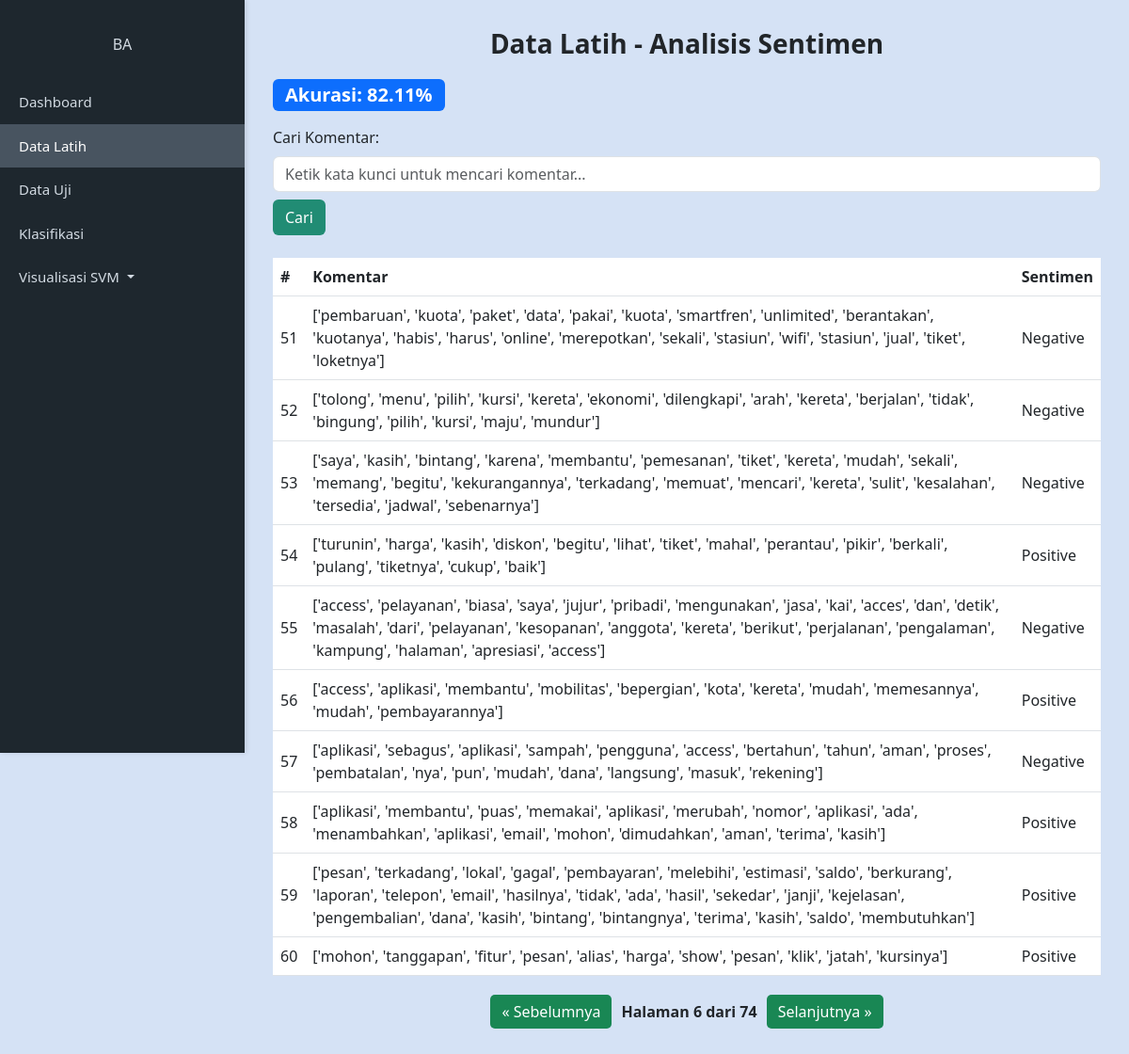
/?page=6, run on an earlier commit of the app's database.
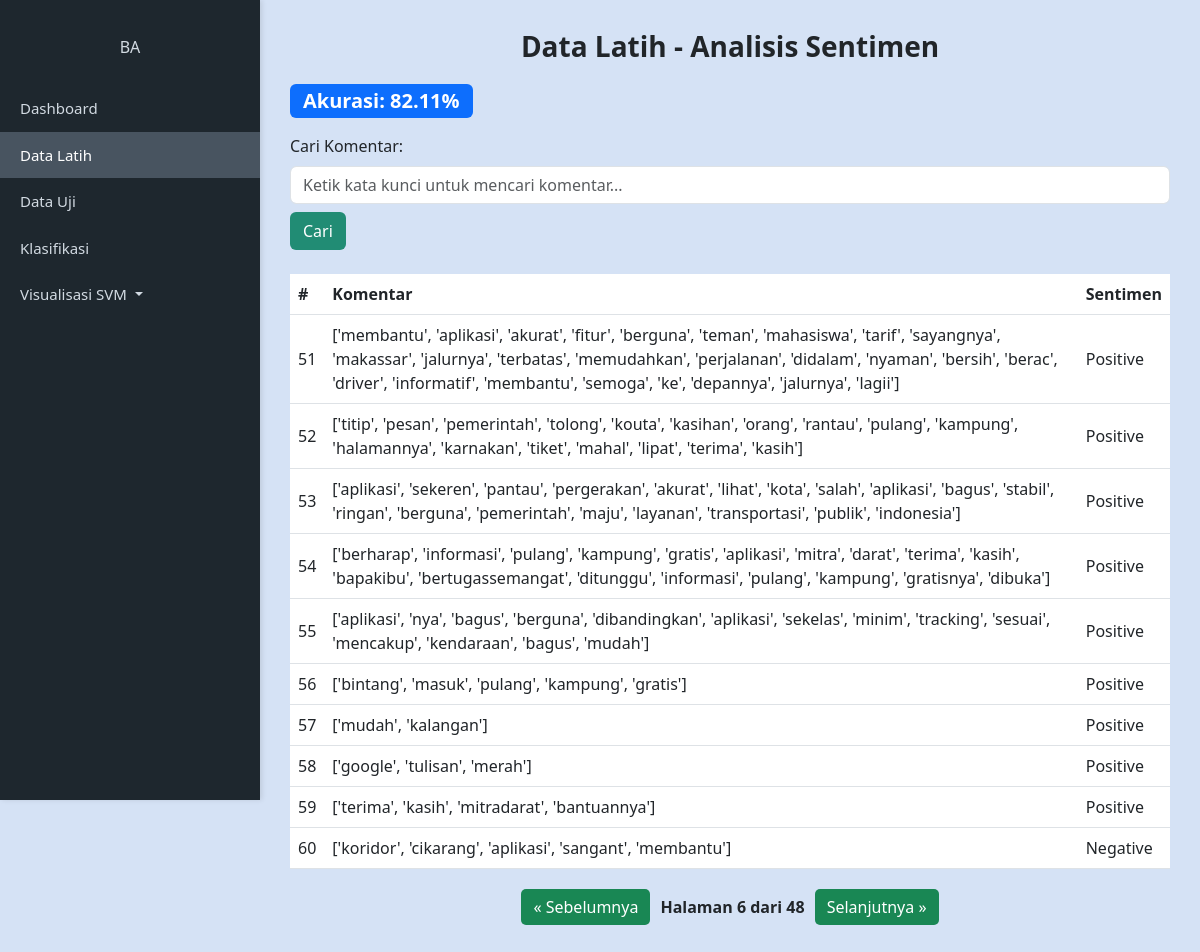
And on a later commit of the database.
### tables this page shows
CREATE TABLE "komentar" (
"komentar" TEXT,
  "sentimen" TEXT
);

### main.py (the view)
@app.route('/', methods=['GET'])
def index():
    search_query = request.args.get('search', default="", type=str)
    page = request.args.get('page', default=1, type=int)
    per_page = 10
    offset = (page - 1) * per_page
    conn = sqlite3.connect('DatabaseKAI.db')
    conn.row_factory = sqlite3.Row
    cursor = conn.cursor()
    cursor.execute("SELECT COUNT(*) FROM komentar WHERE komentar LIKE ?", ('%' + search_query + '%',))
    total_rows = cursor.fetchone()[0]
    total_pages = math.ceil(total_rows / per_page)
    cursor.execute("SELECT * FROM komentar WHERE komentar LIKE ? LIMIT ? OFFSET ?", ('%' + search_query + '%', per_page, offset))
    rows = cursor.fetchall()
    highlighted_rows = []
    for row in rows:
        komentar = row["komentar"]
        if search_query:
            pattern = re.compile(re.escape(search_query), re.IGNORECASE)
            komentar = pattern.sub(lambda m: f"<mark>{m.group(0)}</mark>", komentar)
        highlighted_rows.append({
            "komentar": Markup(komentar),
            "sentimen": row["sentimen"]
        })
    with open('./static/akurasi.txt', 'r') as f:
        akurasi_nilai = float(f.read())
    cursor.execute("SELECT COUNT(*) FROM komentar WHERE sentimen='Positif'")
    positif_count = cursor.fetchone()[0]
    cursor.execute("SELECT COUNT(*) FROM komentar WHERE sentimen='Negatif'")
    negatif_count = cursor.fetchone()[0]
    total_count = positif_count + negatif_count
    positif_percent = (positif_count / total_count) * 100 if total_count > 0 else 0
    negatif_percent = (negatif_count / total_count) * 100 if total_count > 0 else 0
    conn.close()
    return render_template('index.html',
                           tabel=highlighted_rows,
                           current_page=page,
                           total_pages=total_pages,
                           search_query=search_query,
                           akurasi=round(akurasi_nilai, 2),
                           positif_percent=round(positif_percent, 2),
                           negatif_percent=round(negatif_percent, 2)
                           )

### templates/index.html (shortened to what this page needs)
    <!DOCTYPE html>
    <html lang="id">
    <head>
        <link href="https://cdn.jsdelivr.net/npm/bootstrap@5.3.0/dist/css/bootstrap.min.css" rel="stylesheet">
        <link rel="stylesheet" type="text/css" href="{{ url_for('static', filename='styles.css') }}">
    </head>
    <body>
        <div class="sidebar">
            <div class="profile">
                <h6 class="mt-2">BA</h6>
            </div>
            <a href="#" class="nav-link">Dashboard</a>
            <a href="#" class="nav-link active">Data Latih</a>
            <a href="#" class="nav-link">Data Uji</a>
            <a href="#" class="nav-link">Klasifikasi</a>
            <a class="nav-link dropdown-toggle" href="#" id="visualisasiDropdown" role="button" data-bs-toggle="dropdown" aria-expanded="false">
                Visualisasi SVM
            </a>
        </div>
        <div class="main-content">
            <h3 class="header-title">Data Latih - Analisis Sentimen</h3>
            <div class="d-flex justify-content-between align-items-center mb-3">
                <div class="badge bg-primary fs-5">Akurasi: {{ akurasi }}%</div>
            </div>
            <div class="mb-4">
                <label for="searchInput" class="form-label">Cari Komentar:</label>
                <form action="{{ url_for('index') }}" method="get">
                    <input type="text" id="searchInput" class="form-control" name="search" value="{{ search_query }}"
                        placeholder="Ketik kata kunci untuk mencari komentar..." />
                    <button class="btn btn-custom mt-2" type="submit">Cari</button>
                </form>
            </div>
            <table class="table">
                <thead>
                    <tr>
                        <th>#</th>
                        <th>Komentar</th>
                        <th>Sentimen</th>
                    </tr>
                </thead>
                <tbody>
                    {% for row in tabel %}
                    <tr>
                        <td>{{ loop.index + ((current_page - 1) * 10) }}</td>
                        <td>{{ row.komentar | safe }}</td>
                        <td>{{ row['sentimen'] }}</td>
                    </tr>
                    {% endfor %}
                </tbody>
            </table>
            <div class="pagination" style="margin-top: 20px;">
                {% if current_page > 1 %}
                <a href="{{ url_for('index', page=current_page-1) }}">&laquo; Sebelumnya</a>
                {% endif %}
                <span>Halaman {{ current_page }} dari {{ total_pages }}</span>
                {% if current_page < total_pages %} <a href="{{ url_for('index', page=current_page+1) }}">Selanjutnya
                    &raquo;</a>
                    {% endif %}
            </div>
        </div>
    </body>
    </html>

What changed in the data, as far as the page shows it:
changed komentar: komentar "['pembaruan', 'kuota', 'paket', 'data', 'pakai', 'kuota', 'smartfren', 'unlimited', 'berantakan', 'kuotanya', 'habis', 'harus', 'online', 'merepotkan', 'sekali', 'stasiun', 'wifi', 'stasiun', 'jual', 'tiket', 'loketnya']" → "['membantu', 'aplikasi', 'akurat', 'fitur', 'berguna', 'teman', 'mahasiswa', 'tarif', 'sayangnya', 'makassar', 'jalurnya', 'terbatas', 'memudahkan', 'perjalanan', 'didalam', 'nyaman', 'bersih', 'berac', 'driver', 'informatif', 'membantu', 'semoga', 'ke', 'depannya', 'jalurnya', 'lagii']"; sentimen "Negative" → "Positive"
changed komentar: komentar "['tolong', 'menu', 'pilih', 'kursi', 'kereta', 'ekonomi', 'dilengkapi', 'arah', 'kereta', 'berjalan', 'tidak', 'bingung', 'pilih', 'kursi', 'maju', 'mundur']" → "['titip', 'pesan', 'pemerintah', 'tolong', 'kouta', 'kasihan', 'orang', 'rantau', 'pulang', 'kampung', 'halamannya', 'karnakan', 'tiket', 'mahal', 'lipat', 'terima', 'kasih']"; sentimen "Negative" → "Positive"
changed komentar: komentar "['saya', 'kasih', 'bintang', 'karena', 'membantu', 'pemesanan', 'tiket', 'kereta', 'mudah', 'sekali', 'memang', 'begitu', 'kekurangannya', 'terkadang', 'memuat', 'mencari', 'kereta', 'sulit', 'kesalahan', 'tersedia', 'jadwal', 'sebenarnya']" → "['aplikasi', 'sekeren', 'pantau', 'pergerakan', 'akurat', 'lihat', 'kota', 'salah', 'aplikasi', 'bagus', 'stabil', 'ringan', 'berguna', 'pemerintah', 'maju', 'layanan', 'transportasi', 'publik', 'indonesia']"; sentimen "Negative" → "Positive"
changed komentar: komentar "['turunin', 'harga', 'kasih', 'diskon', 'begitu', 'lihat', 'tiket', 'mahal', 'perantau', 'pikir', 'berkali', 'pulang', 'tiketnya', 'cukup', 'baik']" → "['berharap', 'informasi', 'pulang', 'kampung', 'gratis', 'aplikasi', 'mitra', 'darat', 'terima', 'kasih', 'bapakibu', 'bertugassemangat', 'ditunggu', 'informasi', 'pulang', 'kampung', 'gratisnya', 'dibuka']"
changed komentar: komentar "['access', 'pelayanan', 'biasa', 'saya', 'jujur', 'pribadi', 'mengunakan', 'jasa', 'kai', 'acces', 'dan', 'detik', 'masalah', 'dari', 'pelayanan', 'kesopanan', 'anggota', 'kereta', 'berikut', 'perjalanan', 'pengalaman', 'kampung', 'halaman', 'apresiasi', 'access']" → "['aplikasi', 'nya', 'bagus', 'berguna', 'dibandingkan', 'aplikasi', 'sekelas', 'minim', 'tracking', 'sesuai', 'mencakup', 'kendaraan', 'bagus', 'mudah']"; sentimen "Negative" → "Positive"
changed komentar: komentar "['access', 'aplikasi', 'membantu', 'mobilitas', 'bepergian', 'kota', 'kereta', 'mudah', 'memesannya', 'mudah', 'pembayarannya']" → "['bintang', 'masuk', 'pulang', 'kampung', 'gratis']"
changed komentar: komentar "['aplikasi', 'sebagus', 'aplikasi', 'sampah', 'pengguna', 'access', 'bertahun', 'tahun', 'aman', 'proses', 'pembatalan', 'nya', 'pun', 'mudah', 'dana', 'langsung', 'masuk', 'rekening']" → "['mudah', 'kalangan']"; sentimen "Negative" → "Positive"
changed komentar: komentar "['aplikasi', 'membantu', 'puas', 'memakai', 'aplikasi', 'merubah', 'nomor', 'aplikasi', 'ada', 'menambahkan', 'aplikasi', 'email', 'mohon', 'dimudahkan', 'aman', 'terima', 'kasih']" → "['google', 'tulisan', 'merah']"
changed komentar: komentar "['pesan', 'terkadang', 'lokal', 'gagal', 'pembayaran', 'melebihi', 'estimasi', 'saldo', 'berkurang', 'laporan', 'telepon', 'email', 'hasilnya', 'tidak', 'ada', 'hasil', 'sekedar', 'janji', 'kejelasan', 'pengembalian', 'dana', 'kasih', 'bintang', 'bintangnya', 'terima', 'kasih', 'saldo', 'membutuhkan']" → "['terima', 'kasih', 'mitradarat', 'bantuannya']"
changed komentar: komentar "['mohon', 'tanggapan', 'fitur', 'pesan', 'alias', 'harga', 'show', 'pesan', 'klik', 'jatah', 'kursinya']" → "['koridor', 'cikarang', 'aplikasi', 'sangant', 'membantu']"; sentimen "Positive" → "Negative"
Also different on the page:
{{ total_pages }}: "74" → "48"
